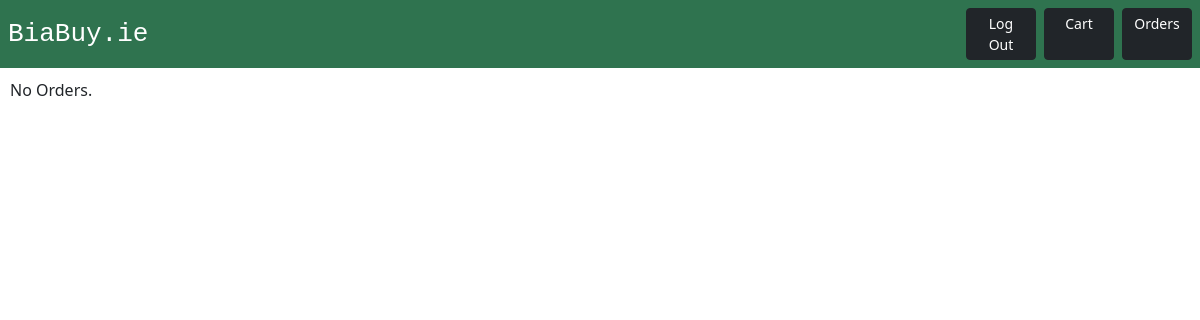
/orders/ (signed in), run on an earlier commit of the app's database.
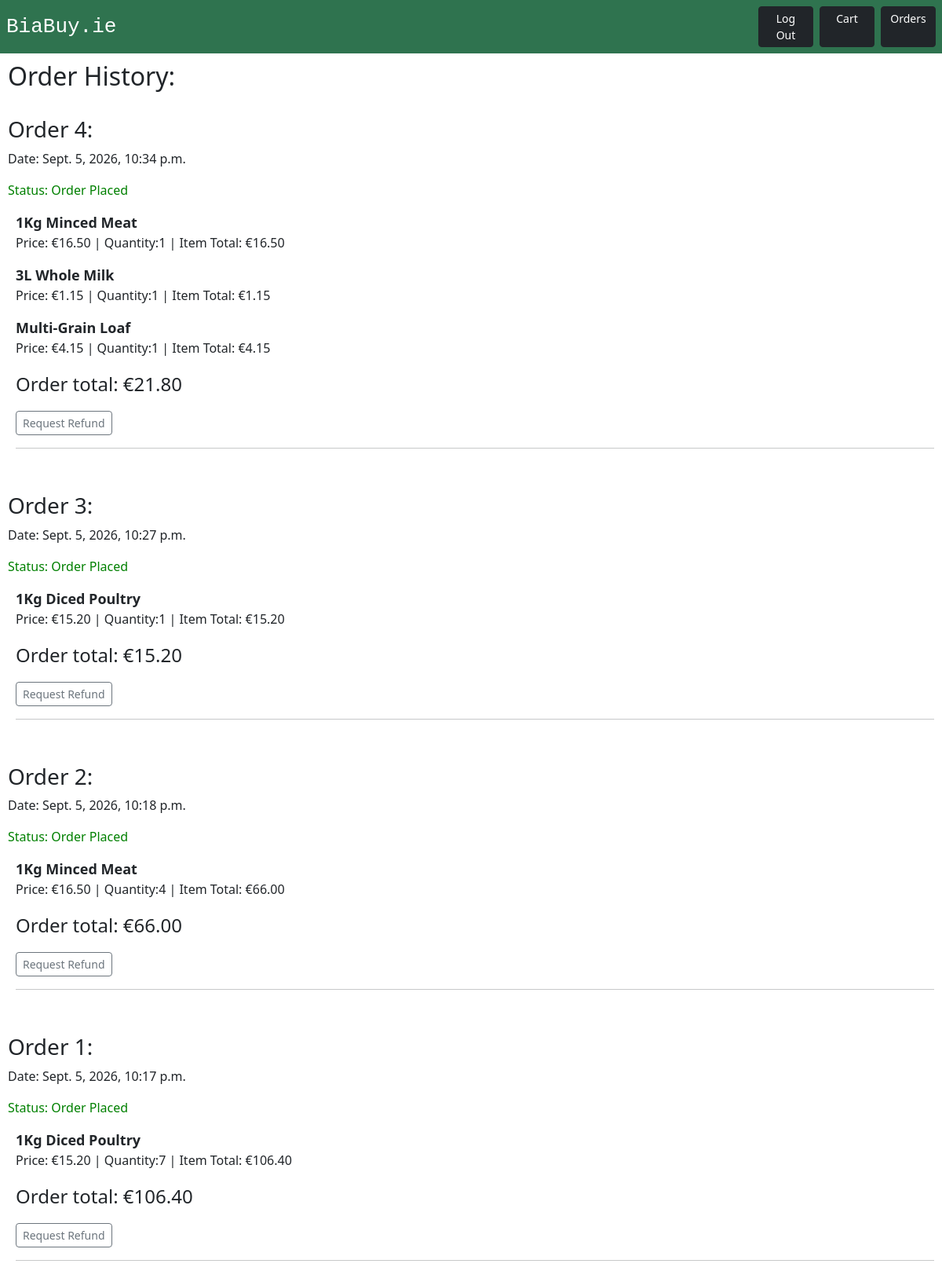
And on a later commit of the database.
### orders/models.py (models this page shows, shortened)
class Order(models.Model):
    user = models.ForeignKey(User, on_delete=models.CASCADE)
    date_created = models.DateTimeField(auto_now_add=True)
    status = models.CharField(max_length=20, default="Order Placed")

class OrderItem(models.Model):
    order = models.ForeignKey(Order, on_delete=models.CASCADE)
    item = models.ForeignKey(Item, on_delete=models.CASCADE)
    item_name = models.CharField(max_length=200)
    item_price = models.DecimalField(max_digits=10, decimal_places=2)
    quantity = models.PositiveIntegerField(default=1)

### orders/views.py (the view)
# urls.py: path("orders/", include("orders.urls")),
def orders(request):
    if request.user.is_authenticated:
        is_staff = request.user.groups.filter(name="Staff") or request.user.groups.filter(name="Manager")
        if is_staff: #shows either every order if staff
            user_orders = Order.objects.all().order_by("-date_created")
        else: # or just users if customer
            user_orders = Order.objects.filter(user=request.user).order_by("-date_created")
        for order in user_orders:
            order.order_items = OrderItem.objects.filter(order=order)
            order.order_total = 0
            for order_item in order.order_items:
                order_item.item_total = order_item.item_price * order_item.quantity
                order.order_total += order_item.item_total
        context = {"user_orders": user_orders, "is_staff": is_staff}
        return render(request, "orders/index.html", context)
    else:
        return redirect("login")

### orders/templates/orders/index.html (shortened to what this page needs)
{% extends "base.html" %}
{% block content %}
{% if user_orders %}
<h2>Order History:</h2>
<br>
{% for order in user_orders %}
    <h3>Order {{order.id}}:</h3>
    <p>Date: {{order.date_created}}</p>
    {% if order.status == "Refund Requested" %}
        <p style="color: red;">Status: {{order.status}}</p>
    {% elif order.status == "Refunded"%}
        <p style="color: orange;">Status: {{order.status}}</p>
    {% else %}
        <p style="color: green">Status: {{order.status}}</p>
    {% endif %}
<dl style="margin-left:10px">
    {% for order_item in order.order_items %}
    <dt style="font-size:large">
        {{ order_item.item_name }}
    </dt>
        <dd>
            <p>
                Price: €{{order_item.item_price}}
                 | Quantity:{{order_item.quantity}}
                 | Item Total: €{{order_item.item_total}}
            </p>
    {% endfor %}
         <dd>
            <p style="font-size:x-large">Order total: €{{order.order_total}}</p>
        </dd>
        {% if is_staff %}
        <form action="/orders/refund/" method="POST">
        {%csrf_token%}
            <input type="hidden" name="order_id" value="{{order.id}}">
                <button type="submit" class="btn btn-dark btn-sm">
                    Refund</button>
            </form>
        {% else %}
            <form action="/orders/return/{{order.id}}/" method="POST">
            <button type="submit" class="btn btn-outline-secondary btn-sm">
                Request Refund</button>
        </form>
        {% endif %}
        <hr>
    <br>
</dl>
{% endfor %}
{% else %}
    <p>No Orders.</p>
{% endif %}
{% endblock %}

### templates/base.html (shortened to what this page needs)
<link href="https://cdn.jsdelivr.net/npm/bootstrap@5.3.8/dist/css/bootstrap.min.css" rel="stylesheet">
<nav class="navbar p-2" style="background-color: #2f734f;">
    <a
    class="navbar-brand text-white"
    style="font-size: xx-large; font-family: monospace"
    href="/">
    BiaBuy.ie
    </a>
    <div class="d-flex gap-2">
    {% if user.is_authenticated %}
        <a
        class="btn btn-dark btn-sm"
        style="width:70px"
        href="/accounts/logout">
        Log Out
        </a>
        <a
        class="btn btn-dark btn-sm"
        style="width:70px"
        href="/cart">
        Cart
        </a>
        <a
        class="btn btn-dark btn-sm"
        style="width:70px"
        href="/orders/">
        Orders
        </a>
    {%endif%}
</nav>
<div style="margin:10px">
{% block content %}
{% endblock %}
</div>

What changed in the data, as far as the page shows it:
added Order: id "4", date_created "Sept. 5, 2026, 10:34 p.m.", status "Order Placed", order_total "21.80"
added OrderItem: item_name "1Kg Minced Meat", item_price "16.50", quantity "1", item_total "16.50", shown under "4"
added OrderItem: item_name "3L Whole Milk", item_price "1.15", quantity "1", item_total "1.15", shown under "4"
added OrderItem: item_name "Multi-Grain Loaf", item_price "4.15", quantity "1", item_total "4.15", shown under "4"
added Order: id "3", date_created "Sept. 5, 2026, 10:27 p.m.", status "Order Placed", order_total "15.20"
added OrderItem: item_name "1Kg Diced Poultry", item_price "15.20", quantity "1", item_total "15.20", shown under "3"
added Order: id "2", date_created "Sept. 5, 2026, 10:18 p.m.", status "Order Placed", order_total "66.00"
added OrderItem: item_name "1Kg Minced Meat", item_price "16.50", quantity "4", item_total "66.00", shown under "2"
added Order: id "1", date_created "Sept. 5, 2026, 10:17 p.m.", status "Order Placed", order_total "106.40"
added OrderItem: item_name "1Kg Diced Poultry", item_price "15.20", quantity "7", item_total "106.40", shown under "1"
Also different on the page:
text no longer shown: "No Orders."
text now shown: "Order History:"
